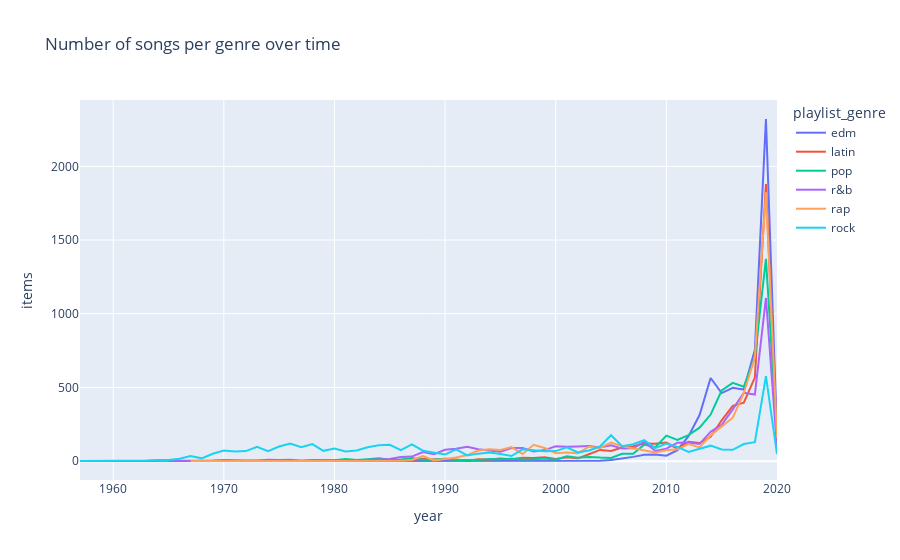

Notebook source saved alongside this figure:
### Markdown cell above
# 1. Create a chart to show how the relative share of various playlist_genres has changed over time

### Code cell
fig = px.line(songagg, x="year", y="items", color="playlist_genre", title="Number of songs per genre over time")
fig.show()

### Figure 1 — Plotly figure (JSON) as saved in the notebook; plotly's stock layout.template omitted (floating-point values rounded to 4 significant figures)
{"data": [{"hovertemplate": "playlist_genre=edm<br>year=%{x}<br>items=%{y}<extra></extra>", "legendgroup": "edm", "line": {"color": "#636efa", "dash": "solid"}, "marker": {"symbol": "circle"}, "mode": "lines", "name": "edm", "orientation": "v", "showlegend": true, "type": "scatter", "x": [1977, 1978, 1979, 1980, 1981, 1982, 1983, 1990, 1991, 1993, 1994, 1995, 1996, 1998, 1999, 2000, 2001, 2002, 2003, 2004, 2005, 2006, 2007, 2008, 2009, 2010, 2011, 2012, 2013, 2014, 2015, 2016, 2017, 2018, 2019, 2020], "xaxis": "x", "y": [1, 1, 2, 1, 1, 2, 1, 1, 1, 1, 1, 1, 1, 1, 3, 4, 3, 4, 5, 3, 8, 16, 29, 43, 45, 37, 74, 170, 313, 564, 462, 498, 486, 755, 2321, 184], "yaxis": "y"}, {"hovertemplate": "playlist_genre=latin<br>year=%{x}<br>items=%{y}<extra></extra>", "legendgroup": "latin", "line": {"color": "#EF553B", "dash": "solid"}, "marker": {"symbol": "circle"}, "mode": "lines", "name": "latin", "orientation": "v", "showlegend": true, "type": "scatter", "x": [1965, 1976, 1979, 1981, 1982, 1983, 1984, 1985, 1986, 1987, 1988, 1989, 1990, 1991, 1992, 1993, 1994, 1995, 1996, 1997, 1998, 1999, 2000, 2001, 2002, 2003, 2004, 2005, 2006, 2007, 2008, 2009, 2010, 2011, 2012, 2013, 2014, 2015, 2016, 2017, 2018, 2019, 2020], "xaxis": "x", "y": [1, 1, 3, 1, 4, 2, 2, 6, 5, 9, 16, 11, 17, 12, 3, 13, 11, 18, 13, 23, 21, 26, 14, 26, 19, 47, 76, 69, 92, 101, 119, 118, 126, 84, 131, 123, 165, 277, 375, 396, 567, 1879, 131], "yaxis": "y"}, {"hovertemplate": "playlist_genre=pop<br>year=%{x}<br>items=%{y}<extra></extra>", "legendgroup": "pop", "line": {"color": "#00cc96", "dash": "solid"}, "marker": {"symbol": "circle"}, "mode": "lines", "name": "pop", "orientation": "v", "showlegend": true, "type": "scatter", "x": [1969, 1970, 1973, 1974, 1975, 1976, 1977, 1978, 1979, 1980, 1981, 1982, 1983, 1984, 1985, 1986, 1987, 1988, 1989, 1990, 1991, 1992, 1993, 1994, 1995, 1996, 1997, 1998, 1999, 2000, 2001, 2002, 2003, 2004, 2005, 2006, 2007, 2008, 2009, 2010, 2011, 2012, 2013, 2014, 2015, 2016, 2017, 2018, 2019, 2020], "xaxis": "x", "y": [1, 1, 1, 1, 1, 2, 1, 7, 4, 6, 14, 8, 13, 19, 9, 11, 21, 9, 10, 16, 7, 6, 7, 15, 13, 17, 12, 13, 18, 9, 33, 23, 28, 24, 22, 50, 50, 112, 95, 173, 144, 176, 227, 316, 479, 531, 505, 704, 1373, 170], "yaxis": "y"}, {"hovertemplate": "playlist_genre=r&b<br>year=%{x}<br>items=%{y}<extra></extra>", "legendgroup": "r&b", "line": {"color": "#ab63fa", "dash": "solid"}, "marker": {"symbol": "circle"}, "mode": "lines", "name": "r&b", "orientation": "v", "showlegend": true, "type": "scatter", "x": [1957, 1960, 1961, 1962, 1963, 1964, 1965, 1966, 1967, 1968, 1969, 1970, 1971, 1972, 1973, 1974, 1975, 1976, 1977, 1978, 1979, 1980, 1981, 1982, 1983, 1984, 1985, 1986, 1987, 1988, 1989, 1990, 1991, 1992, 1993, 1994, 1995, 1996, 1997, 1998, 1999, 2000, 2001, 2002, 2003, 2004, 2005, 2006, 2007, 2008, 2009, 2010, 2011, 2012, 2013, 2014, 2015, 2016, 2017, 2018, 2019, 2020], "xaxis": "x", "y": [1, 4, 1, 1, 1, 1, 3, 3, 5, 2, 4, 7, 4, 5, 5, 10, 8, 9, 3, 5, 5, 5, 3, 5, 7, 10, 15, 28, 31, 62, 47, 77, 84, 97, 80, 72, 64, 89, 89, 65, 75, 101, 97, 100, 103, 93, 107, 85, 87, 131, 69, 85, 125, 127, 116, 199, 247, 351, 464, 452, 1107, 93], "yaxis": "y"}, {"hovertemplate": "playlist_genre=rap<br>year=%{x}<br>items=%{y}<extra></extra>", "legendgroup": "rap", "line": {"color": "#FFA15A", "dash": "solid"}, "marker": {"symbol": "circle"}, "mode": "lines", "name": "rap", "orientation": "v", "showlegend": true, "type": "scatter", "x": [1967, 1968, 1969, 1970, 1971, 1972, 1973, 1974, 1976, 1978, 1981, 1982, 1983, 1984, 1985, 1986, 1987, 1988, 1989, 1990, 1991, 1992, 1993, 1994, 1995, 1996, 1997, 1998, 1999, 2000, 2001, 2002, 2003, 2004, 2005, 2006, 2007, 2008, 2009, 2010, 2011, 2012, 2013, 2014, 2015, 2016, 2017, 2018, 2019, 2020], "xaxis": "x", "y": [1, 2, 1, 2, 1, 1, 1, 2, 1, 1, 2, 2, 1, 1, 3, 2, 8, 35, 5, 14, 25, 41, 72, 80, 75, 95, 49, 111, 89, 54, 59, 54, 98, 90, 126, 101, 88, 75, 58, 74, 80, 116, 93, 175, 235, 295, 461, 705, 1824, 159], "yaxis": "y"}, {"hovertemplate": "playlist_genre=rock<br>year=%{x}<br>items=%{y}<extra></extra>", "legendgroup": "rock", "line": {"color": "#19d3f3", "dash": "solid"}, "marker": {"symbol": "circle"}, "mode": "lines", "name": "rock", "orientation": "v", "showlegend": true, "type": "scatter", "x": [1957, 1958, 1962, 1963, 1964, 1965, 1966, 1967, 1968, 1969, 1970, 1971, 1972, 1973, 1974, 1975, 1976, 1977, 1978, 1979, 1980, 1981, 1982, 1983, 1984, 1985, 1986, 1987, 1988, 1989, 1990, 1991, 1992, 1993, 1994, 1995, 1996, 1997, 1998, 1999, 2000, 2001, 2002, 2003, 2004, 2005, 2006, 2007, 2008, 2009, 2010, 2011, 2012, 2013, 2014, 2015, 2016, 2017, 2018, 2019, 2020], "xaxis": "x", "y": [1, 1, 1, 4, 8, 8, 16, 35, 19, 50, 72, 66, 68, 97, 67, 99, 120, 95, 116, 70, 85, 66, 73, 94, 108, 111, 75, 114, 71, 56, 46, 80, 39, 51, 58, 48, 35, 80, 72, 67, 68, 94, 59, 72, 99, 176, 101, 115, 142, 88, 120, 97, 63, 84, 105, 79, 77, 116, 129, 577, 48], "yaxis": "y"}], "layout": {"legend": {"title": {"text": "playlist_genre"}, "tracegroupgap": 0}, "title": {"text": "Number of songs per genre over time"}, "xaxis": {"anchor": "y", "domain": [0, 1], "title": {"text": "year"}}, "yaxis": {"anchor": "x", "domain": [0, 1], "title": {"text": "items"}}}}
